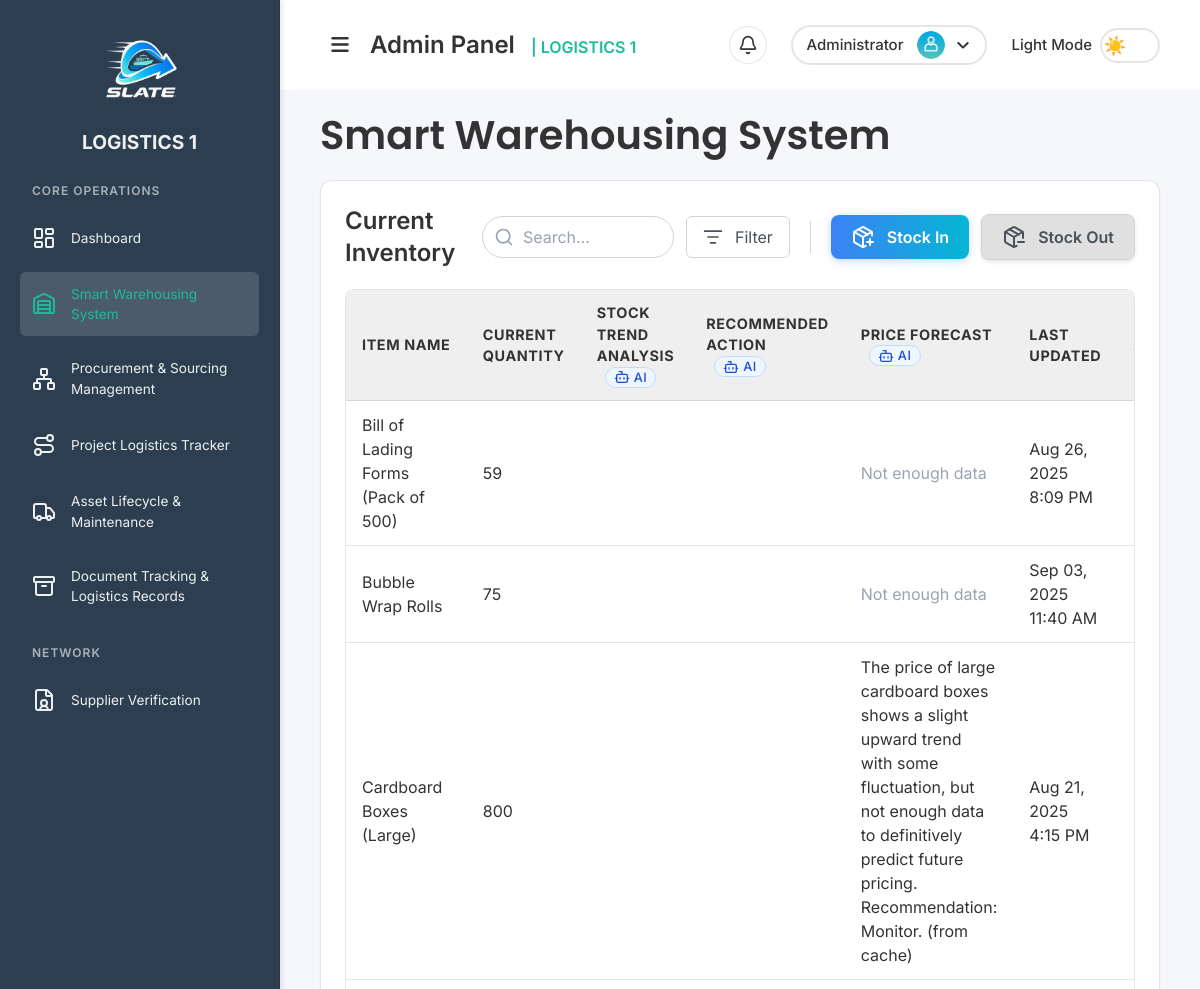
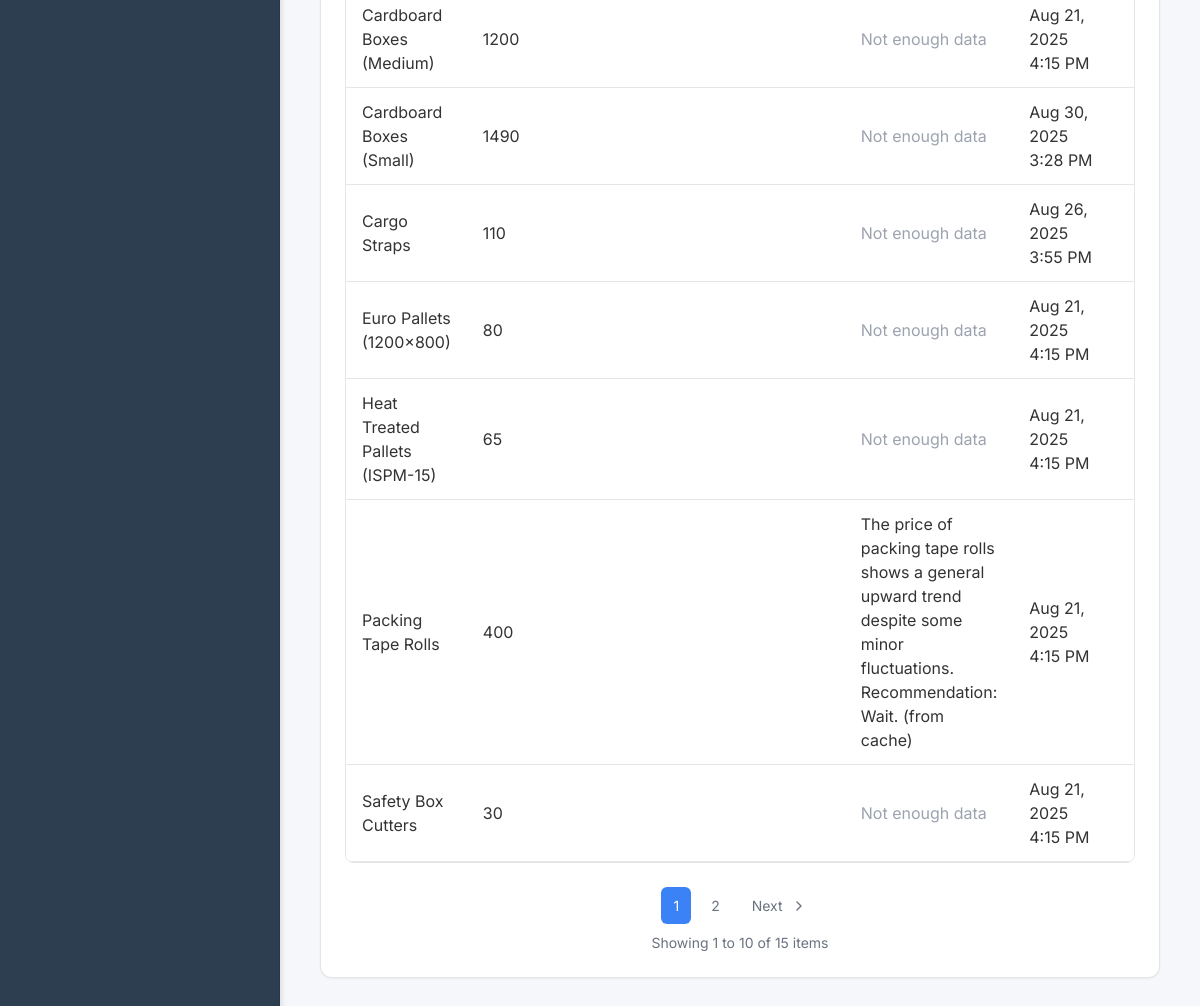
The page /pages/smart_warehousing.php (signed in) on the database its author committed (2 pictures, top to bottom).
### tables this page shows
CREATE TABLE `inventory` (
  `id` int NOT NULL,
  `item_name` varchar(255) NOT NULL,
  `quantity` int NOT NULL DEFAULT '0',
  `last_updated` timestamp NULL DEFAULT CURRENT_TIMESTAMP ON UPDATE CURRENT_TIMESTAMP
);

### includes/functions/bids.php (called while the page is built, shortened)
<?php
function getItemPriceHistory($item_name) {
    $conn = getDbConnection();
    $stmt = $conn->prepare(
        "SELECT b.bid_amount, b.bid_date
         FROM bids b
         JOIN purchase_orders po ON b.po_id = po.id
         WHERE po.item_name = ?
         ORDER BY b.bid_date ASC"
    );
    $stmt->bind_param("s", $item_name);
    $stmt->execute();
    $result = $stmt->get_result();
    $history = $result ? $result->fetch_all(MYSQLI_ASSOC) : [];
    return $history;
}
?>

### pages/smart_warehousing.php (the view, shortened to what this page needs)
<?php
require_once '../includes/functions/inventory.php';
require_once '../includes/functions/bids.php';
$itemsPerPage = 10;
$currentPage = isset($_GET['page']) ? max(1, intval($_GET['page'])) : 1;
$offset = ($currentPage - 1) * $itemsPerPage;
$totalItems = getTotalInventoryCount();
$totalPages = ceil($totalItems / $itemsPerPage);
$inventory = getPaginatedInventory($offset, $itemsPerPage);
$forecasts = getAutomaticForecasts($inventory);
$price_forecasts = getAutomaticPriceForecasts($inventory);
?>
<!DOCTYPE html>
<html lang="en">
<head>
  <link rel="stylesheet" href="../assets/css/styles.css">
  <link rel="stylesheet" href="../assets/css/sidebar.css">
  <link rel="stylesheet" href="https://cdnjs.cloudflare.com/ajax/libs/font-awesome/6.7.2/css/all.min.css">
  <script src="https://cdn.tailwindcss.com"></script>
</head>
<body class="sidebar-active">
  <div class="sidebar" id="sidebar"> <?php include '../partials/sidebar.php'; ?> </div>
  <div class="main-content-wrapper" id="mainContentWrapper">
    <div class="content" id="mainContent">
      <?php include '../partials/header.php'; ?>
      <div class="flex justify-between items-center">
        <h1 class="font-semibold page-title">Smart Warehousing System</h1>
      </div>
      <div class="bg-[var(--card-bg)] border border-[var(--card-border)] rounded-xl p-6 shadow-sm">
        <div class="flex justify-between items-center mb-5 flex-col lg:flex-row gap-4 lg:gap-0 lg:justify-between justify-center">
          <h2 class="text-2xl font-semibold text-[var(--text-color)]">Current Inventory</h2>
          <div class="flex gap-2 lg:gap-3 w-full lg:w-auto items-center flex-wrap sm:flex-nowrap justify-center lg:justify-end">
            <div class="relative w-32 sm:w-36 md:w-40 lg:w-48">
              <input type="text" id="inventorySearchInput" placeholder="Search..." class="py-2 pl-10 pr-3 w-full rounded-full border border-[var(--input-border)] bg-[var(--input-bg)] text-[var(--input-text)]">
            </div>
            <div class="relative inline-block">
              <button id="inventoryFilterBtn" class="flex items-center py-2 pl-4 pr-4 rounded-md border border-[var(--input-border)] bg-[var(--input-bg)] cursor-pointer transition-colors" style="color: var(--input-text);" onmouseover="this.style.backgroundColor='var(--close-btn-hover-bg)'" onmouseout="this.style.backgroundColor='var(--input-bg)'">
                <i data-lucide="list-filter" class="w-5 h-5 mr-3"></i>
                <span class="text-[1rem] whitespace-nowrap">Filter</span>
              </button>
            </div>
            <button id="stockInBtn" type="button" class="btn-primary text-sm sm:text-base whitespace-nowrap">
              <i data-lucide="package-plus" class="w-6 h-6 lg:mr-2 sm:mr-0"></i><span class="hidden sm:inline">Stock In</span>
            </button>
            <button id="stockOutBtn" type="button" class="inline-flex items-center gap-1 px-5 py-2.5 font-semibold text-[#495057] bg-[#e0e0e0] border border-[#ced4da] rounded-lg shadow-[0_2px_4px_rgba(0,0,0,0.1)] transition-all duration-300 ease-in-out hover:bg-[#c8c8c8] hover:border-[#c8c8c8] hover:translate-y-[-1px] hover:shadow-[0_4px_8px_rgba(0,0,0,0.15)] active:translate-y-0 active:shadow-[0_2px_4px_rgba(0,0,0,0.1)] cursor-pointer text-sm sm:text-base whitespace-nowrap">
              <i data-lucide="package-minus" class="w-6 h-6 lg:mr-2 sm:mr-0"></i>
              <span class="hidden sm:inline">Stock Out</span>
            </button>
          </div>
        </div>
        <div class="table-container">
          <table class="data-table">
            <thead>
              <tr>
                <th>Item Name</th>
                <th>Current Quantity</th>
                <th>
                    Stock Trend Analysis
                    <span class="inline-flex items-center gap-1 ml-2 px-2 py-0.3 text-[0.8rem] font-medium text-blue-700 bg-blue-50 border border-blue-200 rounded-full align-top">
                      <i data-lucide="bot" class="w-4 h-4"></i>
                      AI
                    </span>
                </th>
                <th>
                    Recommended Action
                    <span class="inline-flex items-center gap-1 ml-2 px-2 py-0.3 text-[0.8rem] font-medium text-blue-700 bg-blue-50 border border-blue-200 rounded-full align-top">
                      <i data-lucide="bot" class="w-4 h-4"></i>
                      AI
                    </span>
                </th>
                <th>
                    Price Forecast
                    <span class="inline-flex items-center gap-1 ml-2 px-2 py-0.3 text-[0.8rem] font-medium text-blue-700 bg-blue-50 border border-blue-200 rounded-full align-top">
                      <i data-lucide="bot" class="w-4 h-4"></i>
                      AI
                    </span>
                </th>
                <th>Last Updated</th>
                <?php if ($_SESSION['role'] === 'admin'): ?><th>Action</th><?php endif; ?>
              </tr>
            </thead>
            <tbody id="inventoryTableBody">
              <?php if (empty($inventory)): ?>
                <tr><td colspan="<?php echo ($_SESSION['role'] === 'admin') ? '7' : '6'; ?>" class="table-empty">No items in inventory.</td></tr>
              <?php else: foreach ($inventory as $item): ?>
                  <tr>
                    <td><?php echo htmlspecialchars($item['item_name']); ?></td>
                    <td class="<?php echo ($item['quantity'] < 10) ? 'table-status-low' : 'table-status-normal'; ?>">
                      <?php echo htmlspecialchars($item['quantity']); ?>
                    </td>
                    <td><?php echo $forecasts[$item['id']]['analysis'] ?? '<span class="text-gray-400">N/A</span>'; ?></td>
                    <td><?php echo $forecasts[$item['id']]['action'] ?? '<span class="text-gray-400">N/A</span>'; ?></td>
                    <td><?php echo $price_forecasts[$item['item_name']] ?? '<span class="text-gray-400">N/A</span>'; ?></td>
                    <td><?php echo date('M d, Y g:i A', strtotime($item['last_updated'])); ?></td>
                    <?php if ($_SESSION['role'] === 'admin'): ?>
                      <td>
                      </td>
                    <?php endif; ?>
                  </tr>
              <?php endforeach; endif; ?>
            </tbody>
          </table>
        </div>
        <?php if ($totalPages > 1): ?>
        <div class="flex justify-center items-center mt-6 gap-2" id="paginationContainer">
          </div>
        <div class="pagination-info" id="paginationInfo">
          Showing <?php echo (($currentPage - 1) * $itemsPerPage) + 1; ?> to <?php echo min($currentPage * $itemsPerPage, $totalItems); ?> of <?php echo $totalItems; ?> items
        </div>
        <?php endif; ?>
      </div>
    </div>
  </div>
</body>
</html>

### includes/functions/inventory.php (shortened to what this page needs)
<?php
function getTotalInventoryCount() {
    $conn = getDbConnection();
    $result = $conn->query("SELECT COUNT(*) as total FROM inventory");
    $count = 0;
    if ($result) {
        $row = $result->fetch_assoc();
        $count = (int)$row['total'];
    }
    return $count;
}
function getPaginatedInventory($offset, $limit) {
    $conn = getDbConnection();
    $stmt = $conn->prepare("SELECT id, item_name, quantity, last_updated FROM inventory ORDER BY item_name ASC LIMIT ?, ?");
    $stmt->bind_param("ii", $offset, $limit);
    $stmt->execute();
    $result = $stmt->get_result();
    $items = [];
    if ($result) {
        while ($row = $result->fetch_assoc()) {
            $items[] = $row;
        }
    }
    return $items;
}
function getAutomaticPriceForecasts(array $inventoryItems): array
{
    $conn = getDbConnection();
    $finalForecasts = [];
    $itemsToFetchFromApi = [];
    $cacheExpiryHours = 24;
    foreach ($inventoryItems as $item) {
        $stmt = $conn->prepare(
            "SELECT forecast_text FROM price_forecast_cache
             WHERE item_name = ? AND cached_at > NOW() - INTERVAL ? HOUR"
        );
        $stmt->bind_param("si", $item['item_name'], $cacheExpiryHours);
        $stmt->execute();
        $result = $stmt->get_result();
        if ($result->num_rows > 0) {
            $cachedData = $result->fetch_assoc();
            $finalForecasts[$item['item_name']] = $cachedData['forecast_text'] . " (from cache)";
        } else {
            $itemsToFetchFromApi[] = $item;
        }
    }
    if (!empty($itemsToFetchFromApi)) {
        foreach($itemsToFetchFromApi as $item) {
            $history = getItemPriceHistory($item['item_name']);
            if (count($history) < 3) {
                $finalForecasts[$item['item_name']] = "<span class='text-gray-400'>Not enough data</span>";
                continue;
            }
            $analysis = 'API Error';
            $finalForecasts[$item['item_name']] = $analysis;
        }
    }
    return $finalForecasts;
}
?>

### assets/css/styles.css (style rules this page uses)
* { margin: 0; padding: 0; box-sizing: border-box; font-family: 'Inter', sans-serif; }
:root { --bg-color: #f5f7fa; --text-color: #333333; --primary-color: #1abc9c; --accent-color: #00c6ff; --danger-color: #e74c3c; --sidebar-bg: #2c3e50; --sidebar-text: #ecf0f1; --card-bg: #ffffff; --card-border: rgba(0, 0, 0, 0.1); --input-bg: #ffffff; --input-border: #ced4da; --input-text: #495057; --border-color: rgba(0, 0, 0, 0.1); --primary-btn-bg: linear-gradient(to right, #0072ff, #00c6ff); --primary-btn-hover-bg: linear-gradient(to right, #0052cc, #009ee3); --cancel-btn-bg: #e0e0e0; --scrollbar-thumb-hover-color: #556b7a; --subtitle-color: #464646; --description-color: #52555a; --close-btn-hover-bg: #f0f0f0; --placeholder-color: #939ca5; --dropdown-item-hover: rgba(0, 0, 0, 0.05); --icon-container-bg: #f3f4f6; --pagination-text: #6b7280; --pagination-text-hover: #2563eb; --pagination-bg-hover: #f3f4f6; --pagination-ellipsis: #9ca3af; --pagination-info: #6b7280; --scrollbar-track: #f1f1f1; --scrollbar-thumb: #c1c1c1; --scrollbar-thumb-hover: #a8a8a8; }
* { scrollbar-width: thin; scrollbar-color: var(--scrollbar-thumb) var(--scrollbar-track); }
body { height: 100vh; display: flex; background: var(--bg-color); color: var(--text-color); transition: background-color 0.5s ease, color 0.5s ease; }
.content { flex: 1; padding: 0 40px 40px 40px; }
.page-title { color: var(--text-color); font-family: 'Poppins', sans-serif; font-weight: 600; font-size: 2.5rem; margin-bottom: 15px; }
.hidden { display: none; }
.btn-primary { background: linear-gradient(to right, #3b82f6, #06b6d4); color: white; padding: 10px 20px; border-radius: 8px; border: none; cursor: pointer; font-weight: 600; transition: all 0.3s ease; box-shadow: 0 2px 8px rgba(59, 130, 246, 0.3); display: inline-flex; align-items: center; gap: 4px; }
.data-table { width: 100%; border-collapse: collapse; background: var(--card-bg); color: var(--text-color); }
.data-table thead tr { background-color: rgba(0, 0, 0, 0.03); border-bottom: 1px solid var(--card-border); font-size: 0.75rem; text-transform: uppercase; font-weight: 500; letter-spacing: 0.05em; }
.data-table th { padding: 12px 16px; font-size: 0.9rem !important; text-align: left; color: var(--text-color); }
.data-table td { padding: 12px 16px; border-bottom: 1px solid var(--card-border); color: var(--text-color); }
.data-table tbody tr { transition: background-color 0.2s ease; }
.table-status-normal { color: var(--text-color); }
.table-container { overflow-x: auto; overflow-y: visible; border-radius: 8px; border: 1px solid var(--card-border); }
th { background-color: rgba(0, 0, 0, 0.03); color: var(--text-color); }
.pagination-info { text-align: center; font-size: 0.875rem; color: var(--pagination-info); margin-top: 8px; }
#inventoryTableBody { transition: opacity 0.3s ease; }
#paginationContainer { transition: opacity 0.2s ease; }

### assets/css/sidebar.css (style rules this page uses)
html.loaded body { visibility: visible !important; opacity: 1 !important; transition: opacity 0.2s ease-in-out; }
.main-content-wrapper { flex: 1; display: flex; flex-direction: column; overflow-y: auto; height: 100vh; margin-left: 280px; transition: margin-left 0.5s ease; }
.sidebar { width: 280px; min-width: 250px; background: var(--sidebar-bg); color: var(--sidebar-text); padding: 20px; transition: all 0.5s ease; transform: translateX(0); position: fixed; top: 0; left: 0; height: 100vh; overflow-y: auto; overflow-x: hidden; box-shadow: 2px 0 5px rgba(0,0,0,0.1); border-right: 1px solid var(--border-color); z-index: 200; }
html.loaded .sidebar { opacity: 1; visibility: visible; }

### rows shown on the page
inventory: item_name "Bill of Lading Forms (Pack of 500)", quantity "59", last_updated "Aug 26, 2025 8:09 PM"
inventory: item_name "Bubble Wrap Rolls", quantity "75", last_updated "Sep 03, 2025 11:40 AM"
inventory: item_name "Cardboard Boxes (Large)", quantity "800", item_name "The price of large cardboard boxes shows a slight upward trend with some fluctuation, but not enough data to definitively predict future pricing. Recommendation: Monitor. (from cache)", last_updated "Aug 21, 2025 4:15 PM"
inventory: item_name "Cardboard Boxes (Medium)", quantity "1200", last_updated "Aug 21, 2025 4:15 PM"
inventory: item_name "Cardboard Boxes (Small)", quantity "1490", last_updated "Aug 30, 2025 3:28 PM"
inventory: item_name "Cargo Straps", quantity "110", last_updated "Aug 26, 2025 3:55 PM"
inventory: item_name "Euro Pallets (1200x800)", quantity "80", last_updated "Aug 21, 2025 4:15 PM"
inventory: item_name "Heat Treated Pallets (ISPM-15)", quantity "65", last_updated "Aug 21, 2025 4:15 PM"
inventory: item_name "Packing Tape Rolls", quantity "400", item_name "The price of packing tape rolls shows a general upward trend despite some minor fluctuations. Recommendation: Wait. (from cache)", last_updated "Aug 21, 2025 4:15 PM"
inventory: item_name "Safety Box Cutters", quantity "30", last_updated "Aug 21, 2025 4:15 PM"

### other values the page prints
min($currentPage * $itemsPerPage, $totalItems) "10"
$totalItems "15"
